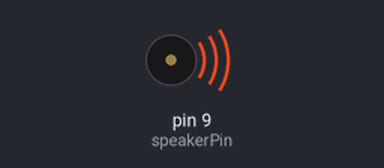
A sketch run on a simulated Arduino Uno, built with avr-gcc and run on an emulated ATmega328P. On the bench: buzzer (waves = sounding).

Above: at 0.5 s.
At 4.2 s:
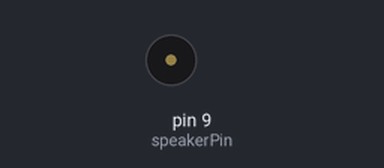
Timing chart, 0 to 14.0 s (numbered marks = the images above):
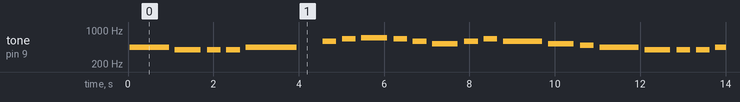

Measured:
- by itself, tone on pin 9 (speakerPin): plays 438 Hz for 0.92 s, 391 Hz for 0.60 s, 391 Hz for 0.32 s, 391 Hz for 0.32 s, 438 Hz for 1.2 s, 592 Hz for 0.32 s … (181 notes in this stretch)

The sketch:

Prog2.ino
```cpp
   /******************************************************************************
**                                                                           **
**                              Music player                                 **
**                                                                           **
**c=DO, d=RE, e=MI, f=FA, g=SOL, a=LA, b=SI, C=DO' D=RE' E=MI' F=FA' G=SOL' A=LA'         **
**                                                                           **
*******************************************************************************/
//******* Includes ************************************************************

//******* Variables ***********************************************************
const int speakerPin = 9;   // pin for speaker
int tempo = 300;

//Melody 1
//int length = 15; // the number of notes
//char notes[] = "ccggaagffeeddc "; // a space represents a rest
//int beats[] = { 1, 1, 1, 1, 1, 1, 2, 1, 1, 1, 1, 1, 1, 2, 4 }; // time notes

//Melody 2 himne del Barça
//int length = 21;
//char notes[] = "egC egC egCDCb abCabg";
//int beats[]={3, 2, 2, 1, 3, 2, 2, 1, 2, 1, 2, 2, 1, 3, 1, 2, 1, 1, 1, 1, 3, 1};

//Melody 3
int length = 37;
char notes[] = "aggga DEFEDCDEDCbaggga DEFEFGFGA";
int beats[] = {3, 2, 1, 1, 4, 1, 1, 1, 2, 1, 1, 2, 1, 1, 3, 2, 1, 3, 2, 1, 1, 4, 1, 1, 1, 2, 1, 1, 2, 1, 1, 3};

//****** Setup ****************************************************************
void setup() {
  // make the pin output
  pinMode(speakerPin, OUTPUT);
}

//***** Loop *****************************************************************
void loop() {
    for (int i = 0; i < length; i++) {
    if (notes[i] == ' ') {
      delay(beats[i] * tempo);
    } else {
      playNote(notes[i], beats[i] * tempo);
    }
    // pause between notes
    delay(tempo / 2);
  }
}
//****** Funcions *************************************************************
void playTone(int tone, int duration) {
  for (long i = 0; i < duration * 1000L; i += tone * 2) {
    digitalWrite(speakerPin, HIGH);
    delayMicroseconds(tone);
    digitalWrite(speakerPin, LOW);
    delayMicroseconds(tone);
  }
}

void playNote(char note, int duration) {
  char names[] = { 'c', 'd', 'e', 'f', 'g', 'a', 'b', 'C' , 'D', 'E', 'F', 'G', 'A'};
  int tones[] = { 1915, 1700, 1519, 1432, 1275, 1136, 1014, 956, 840, 760, 716, 637, 568};

  // play the tone corresponding to the note name
  for (int i = 0; i < 13; i++) {
    if (names[i] == note) {
      playTone(tones[i], duration);
    }
  }
}
```
